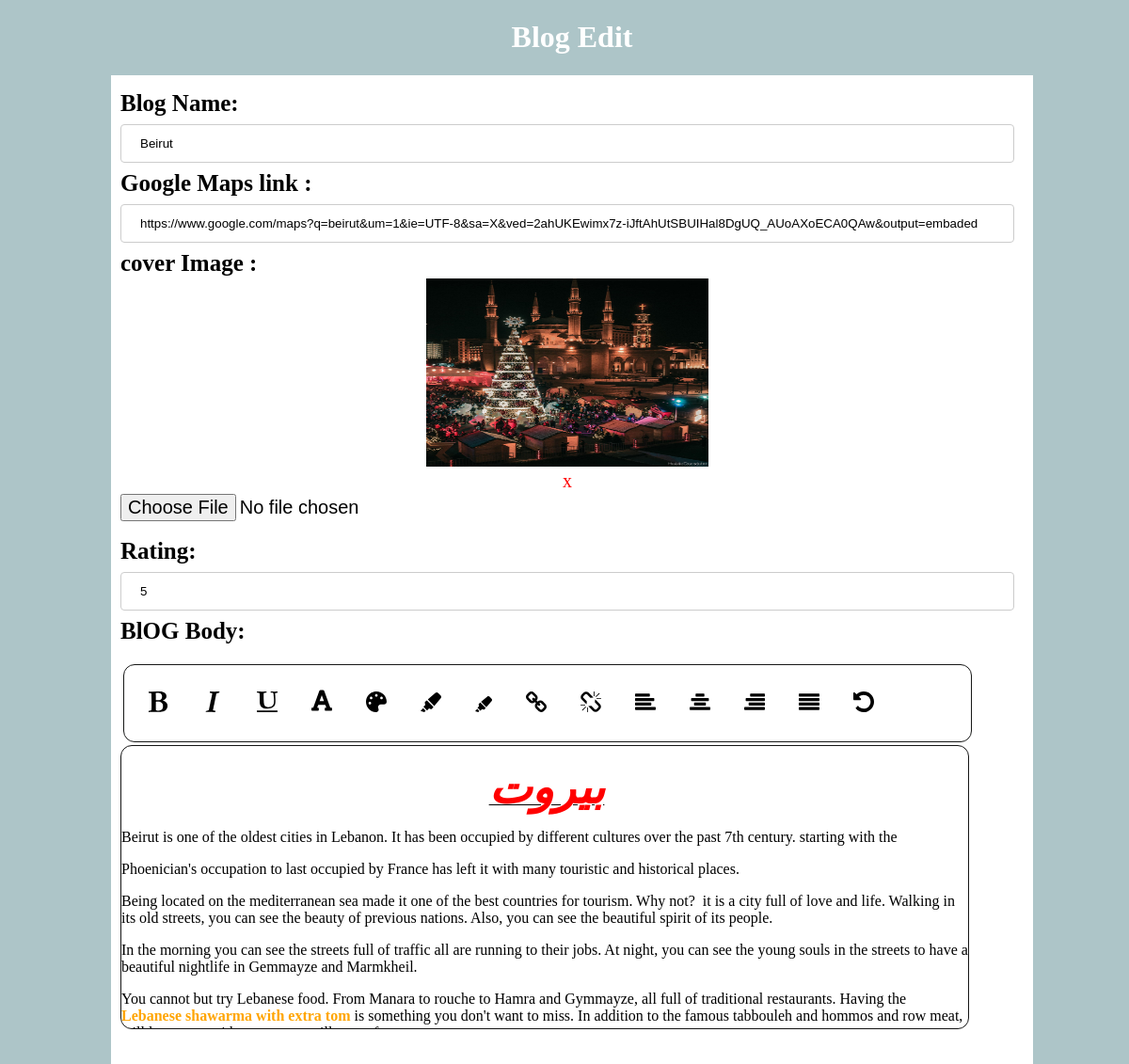
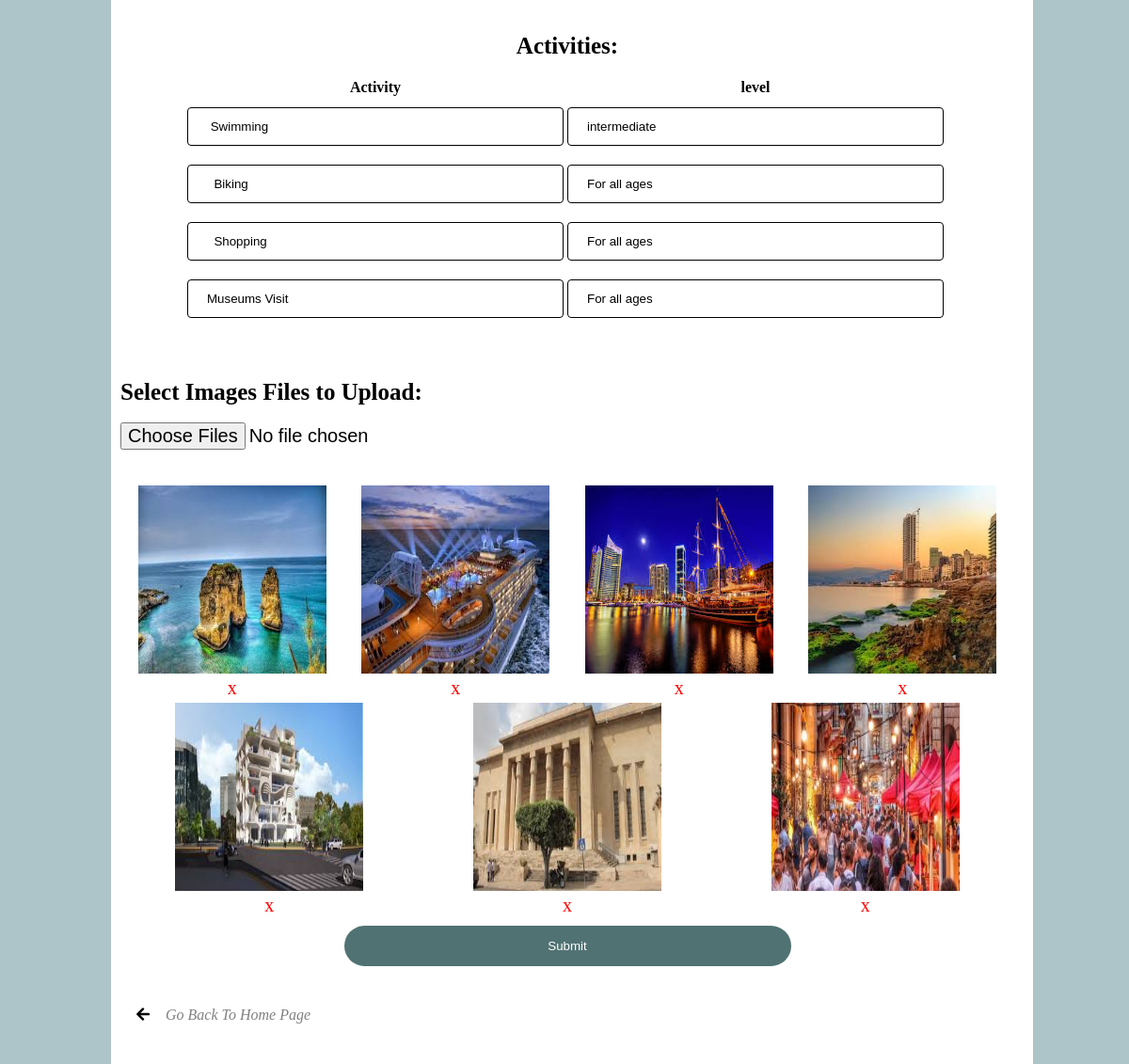
Page /blogEdit.php?editB=10 on the committed database (2 pictures, top to bottom).
### tables this page shows
CREATE TABLE `blogs` (
  `blog_id` int(11) NOT NULL,
  `blog_name` varchar(100) NOT NULL,
  `image_path` varchar(500) DEFAULT NULL,
  `rating` float NOT NULL,
  `map_links` varchar(1000) NOT NULL,
  `content` blob NOT NULL
);

CREATE TABLE `activities` (
  `activity_id` int(11) NOT NULL,
  `blog_id` int(11) NOT NULL,
  `activity` varchar(250) NOT NULL,
  `activity_level` varchar(250) NOT NULL
);

CREATE TABLE `blog_images` (
  `id` int(11) NOT NULL,
  `blog_id` int(11) NOT NULL,
  `image_path` varchar(500) NOT NULL
);

### editLogic.php (called while the page is built, shortened)
<?php
require_once 'connection.php';
if (isset($_GET['editB'])) {
    $id = $_GET['editB'];
    $sql = "SELECT * FROM blogs  WHERE blogs.blog_id=$id";
    $blogs = mysqli_query($con, $sql);
    if ($blogs->num_rows > 0) {
        $row = mysqli_fetch_assoc($blogs);
    }
    $sql3 = "SELECT * FROM activities  WHERE blog_id=$id";
    $activities = mysqli_query($con, $sql3);
    $sql2 = ("SELECT * FROM blog_images WHERE blog_id=$id ");
    $images = mysqli_query($con, $sql2);
}

### blogEdit.php (the view, shortened to what this page needs)
<?php include 'editLogic.php'?>
<!DOCTYPE html>
<html lang="en">
<head>
    <link rel="stylesheet" href="create.css">
    <link rel="stylesheet" href="editor.css">
    <link rel="stylesheet" href="/css/all.css">
</head>
<body>
<h1>  Blog Edit </h1>
<div class="con">
    <form method="post" action="editLogic.php"  enctype="multipart/form-data"  >
    <label> Blog Name:</label>
            <span class="err" ><input type="text"   name="name" value="<?php echo $row['blog_name'] ; ?>" ><?php if (isset($_SESSION['nameEr'])) {echo $_SESSION['nameEr'];unset($_SESSION['nameEr']);}?></span><br>
                <label>Google Maps link :</label>
                <span class="err" > <input type="text" name="link" value="<?php echo $row['map_links'] ; ?>" ><?php if (isset($_SESSION['linkEr'])) {echo $_SESSION['linkEr'];unset($_SESSION['linkEr']);}?></span><br>
                  <label>cover Image :</label><br>
                  <div id="imgg">
                  <?php if($row['image_path']!=NULL){?>
                  <img src="<?php echo $row['image_path'] ; ?>" width="300px"   height="200px;"  /><br>
                  <a  class="btno" href="editLogic.php?cover=<?php echo $row['blog_id'];?>">x</a> <br>
                  <?php  } ?>
                  </div>
                  <input type="file"  name="file" id="file"  >
                  <span class="err" ><?php if (isset($_SESSION['ctype'])) {echo $_SESSION['ctype'];unset($_SESSION['ctype']);}?></span><br>
                     <br>
                <label>Rating:</label>
                 <span class="err" > <input type="text" value="<?php echo $row['rating'] ; ?>"  name="rate"><?php if (isset($_SESSION['rateEr'])) {echo $_SESSION['rateEr'];unset($_SESSION['rateEr']);}?></span><br>
                <label> BlOG Body: </label> <br>
                <span class="err" ><?php if (isset($_SESSION['contentEr'] )) {echo $_SESSION['contentEr'] ;unset($_SESSION['contentEr']);}?> </span><br>
                <div id="toolbar">
                  <div id="edit">
                <image src="img/bold.svg" onclick="bold()" width="22px" style="padding:15px;" >
                <image src="img/italic.svg" onclick="italic()" width="22px" style="padding:15px;">
                <image src="img/underline.svg" onclick="underline()" width="22px" style="padding:15px;">
                <image src="img/font.svg" onclick="fontSize()" width="22px" style="padding:15px;">
                <image src="img/palette.svg" onclick="fontColor()" width="22px" style="padding:15px;">
                <image src="img/highlighter.svg" onclick="highlight()" width="22px" style="padding:15px;">
                <image src="img/highlighter.svg" onclick=" unhighlight()" width="18px" style="padding:15px;" >
                <image src="img/insertlink.svg" onclick="llink()" width="22px"  style="padding:15px;">
                <image src="img/unlink.svg" onclick="ulink()" width="22px" style="padding:15px;" >
                <image src="img/justifyleft.svg" onclick="jl()" width="22px" style="padding:15px;" >
                <image src="img/justifycenter.svg" onclick="jc()" width="22px" style="padding:15px;" >
                <image src="img/justifyright.svg" onclick="jr()" width="22px"  style="padding:15px;">
                <image src="img/justifyblock.svg" onclick="jf()" width="22px" style="padding:15px;">
                <image src="img/undo.svg" onclick="undo()" width="22px"style="padding:15px;" >
                  </div>
                  </div>
                <div  contenteditable name="editor" class="editor" id ="editor" style="overflow-y: scroll; "  >
               <p>
                  <?php
                   echo base64_decode($row['content']) ;?>
                  </p>
                  </div>
                <br><br>
                <br><br>
                <center> <label> Activities:</label> <br> <br>
                    <?php
                    if ($activities->num_rows > 0) {
                    ?>
               <table >
                   <thead>
                       <tr>
                       <th> Activity </th>
                       <th>level </th>
                     </tr>
                   </thead>
                   <tbody>
                       <?php
                             while ($row = $activities->fetch_assoc()) {
                                ?>
                                <tr>
                                <td><input  class="t"value="<?php echo $row["activity"]; ?> " type="text" name="activity[]"/></td>
                                <td><input  class="t" value="<?php echo $row["activity_level"];?>"    type="text" name="level[]"/> </td>
                                <td ><input  name="acid[]"type="hidden" value="<?php echo $row["activity_id"];?>"> </td>
                               </tr>
                               <?php } ?>
                                    </tbody>
                                    </table>
                                    <?php } ?>
                             </center>
                  <br> <br> <br>
                  <label>Select Images Files to Upload:</label><br><br>
                <input type="file" name="files[]" multiple >
                <span class="err" ><?php if (isset($_SESSION['imgstype'])) {echo $_SESSION['imgstype'];unset($_SESSION['imgstype']);}?></span><br>
                <br><br>
                  <div class="colmn"width="900px" height="400px" style="overflow-y=schroll">
                <?php
                    if ($images->num_rows > 0) {
                                while ($row = $images->fetch_assoc()) {
                                  $i = $row["image_path"];
                                  $id=$row['id'];
                                  ?>
                                <div id="imgg">
                                <img  width="200px"   height="200px" src="<?php echo $i ; ?>"  /></td><br>
                                <a  href="editLogic.php?img=<?php echo $id  ; ?>">x </i></a> <br>
                                </div>
                               <?php } ?>
                                    <?php }else{
                                      echo "No Images Found";
                                    } ?>
                    </div>
                    <div class="btncenter">
                <input type="submit" name="update"  onclick="val()"  id="update" ><br>
              </div>
  </form><br>
  <div class="linkh">
         <i class="fas fa-arrow-left"></i><a href="adminPanel.php">Go Back To Home Page </a>
         </div>
  </div>
</body>
</html>

### create.css (style rules this page uses)
body { background-color:rgba(93, 141, 148, 0.507); margin-top: 0%; width:100%; }
.con { width:950px; min-height: 950px; margin: auto; padding: 16px 20px 45px 10px; background-color: rgb(255, 255, 255); }
h1 { text-align: center; color:white; }
.err { color:red; font-style: italic; font-size: 16px; }
.colmn { display:flex; flex-wrap: wrap; }
#imgg { flex: 24%; padding: 2px; }
input[type=text] { width: 100%; padding: 12px 20px; margin: 8px 0; display: inline-block; border: 1px solid #ccc; border-radius: 4px; box-sizing: border-box; }
label { font-weight:bold; font-size:25px; }
input.t { box-sizing:border-box; border: 1px solid rgb(0, 0, 0); width:400px; }
input[type=file] { font-size:20px; }
input[type=submit] { width:50%; background-color: #517272 ; color: white; padding: 14px 20px; border: none; border-radius: 35px; cursor: pointer; margin: 8px 0; }
.btncenter { text-align: center; }
.linkh a { text-decoration: none; color:gray; font-style:italic; }
#imgg a { text-decoration: none; color:red; font-size: 20px; }
#imgg { text-align: center; }

### editor.css (style rules this page uses)
#toolbar { width: 880px; border: 1px solid rgb(23, 24, 23); padding: 10px; margin: 3px; font-size: 24px; background-color: white; -moz-border-radius: 12px; -webkit-border-radius: 12px; border-radius: 12px; }
i { padding:17px; }
#editor { height:300px; border: 1px solid rgb(20, 20, 20); -moz-border-radius: 12px; -webkit-border-radius: 12px; border-radius: 12px; width:900px; }

### css/all.css (style rules this page uses)
.fa, .fas, .far, .fal, .fad, .fab { -moz-osx-font-smoothing: grayscale; -webkit-font-smoothing: antialiased; display: inline-block; font-style: normal; font-variant: normal; text-rendering: auto; line-height: 1; }
.fa-arrow-left:before { content: "\f060"; }

### rows in the picture
blogs: name "Beirut", link "https://www.google.com/maps?q=beirut&um=1&ie=UTF-8&sa=X&ved=2ahUKEwimx7z-iJftAhUtSBUIHal8DgUQ_AUoAXoECA0QAw&output=embaded", image_path (picture), rate "5", content "بيروت Beirut is one of the oldest cities in Lebanon. It has been occupied by different cultures over the past 7th century. starting with the Phoenician's occupation to last occupied by France has left it with many touristic and historical places. Being located on the mediterranean sea made it one of the best countries for tourism. Why not? it is a city full of love and life. Walking in its old streets, you can see the beauty of previous nations. Also, you can see the beautiful spirit of its people. In the morning you can see the streets full of traffic all are running to their jobs. At night, you can see the young souls in the streets to have a beautiful nightlife in Gemmayze and Marmkheil.…"
activities: activity_level "intermediate"
activities: activity_level "For all ages"
activities: activity_level "For all ages"
activities: activity_level "For all ages"
blog_images: image_path (picture)
blog_images: image_path (picture)
blog_images: image_path (picture)
blog_images: image_path (picture)
blog_images: image_path (picture)
blog_images: image_path (picture)
blog_images: image_path (picture)
